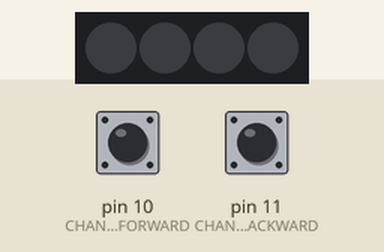
Bench run of a sketch on a simulated Arduino Uno, built with avr-gcc and run on an emulated ATmega328P. On the bench: 4 RGB LEDs in strip order, left to right. Inputs (shaded band) come from the test bench; at power-on: pin 10 (CHANGE_FORWARD) HIGH, pin 11 (CHANGE_BACKWARD) HIGH.

Above: at 1.2 s.
1.3 s: pin 10 (CHANGE_FORWARD) pulled LOW for 0.15 s
At 1.8 s:
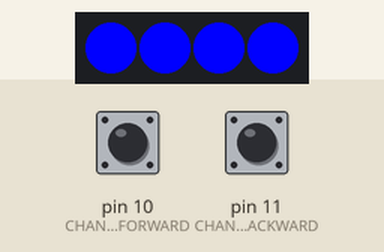
2.9 s: pin 10 (CHANGE_FORWARD) pulled LOW for 1 s
At 4.3 s:
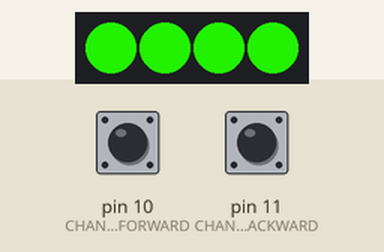
5.4 s: pin 10 (CHANGE_FORWARD) pulled LOW for 0.15 s
At 6.1 s:
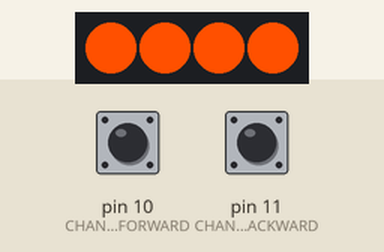
7.0 s: pin 10 (CHANGE_FORWARD) pulled LOW for 3.2 s
At 11.4 s:
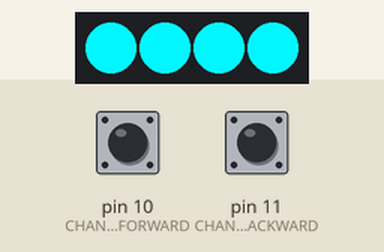
11.7 s: pin 10 (CHANGE_FORWARD) pulled LOW for 0.15 s
At 12.1 s:
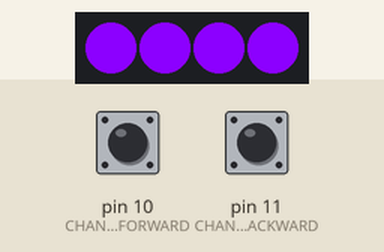
13.3 s: pin 10 (CHANGE_FORWARD) pulled LOW for 1 s
At 14.6 s:
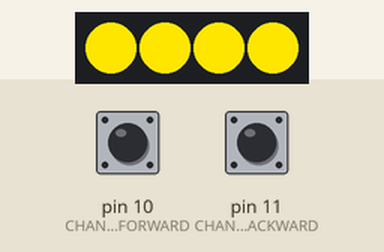
Timing chart, 0 to 16.3 s (numbered marks = the images above; inputs shaded):
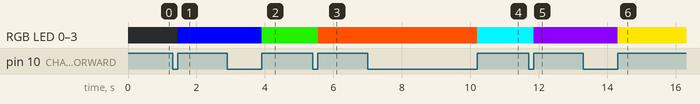

The sketch:

WS2812_i72nd.ino
```cpp
#define CHANGE_FORWARD 10
#define CHANGE_BACKWARD 11

#include <Adafruit_NeoPixel.h>
#ifdef __AVR__
#include <avr/power.h> // Required for 16 MHz Adafruit Trinket
#endif

#define LED_PIN    9

#define LED_COUNT 4

#define DELAY_DEBOUNCE 20000

// Declare our NeoPixel strip object:
Adafruit_NeoPixel strip(LED_COUNT, LED_PIN, NEO_GRB + NEO_KHZ800);

void setup() {
  strip.begin();           // INITIALIZE NeoPixel strip object (REQUIRED)
  strip.show();            // Turn OFF all pixels ASAP
  strip.setBrightness(255); // Set BRIGHTNESS to about 1/5 (max = 255)
  pinMode(CHANGE_FORWARD, INPUT_PULLUP);
  pinMode(CHANGE_BACKWARD, INPUT_PULLUP);
}

// R G B
void loop() {
  static uint8_t color_state = 18;


  while (digitalRead(CHANGE_FORWARD) == LOW) {
    for (int i = 0; i < DELAY_DEBOUNCE; i++);
    while (digitalRead(CHANGE_FORWARD) == LOW);
    if (color_state == 18) {
      color_state = 1;
      break;
    }
    else {
      color_state++;
      break;
    }
  }

  while (digitalRead(CHANGE_BACKWARD) == LOW) {
    for (int i = 0; i < DELAY_DEBOUNCE; i++);
    while (digitalRead(CHANGE_BACKWARD) == LOW);
    if (color_state == 1) {
      color_state = 18;
      break;
    }
    else {
      color_state--;
      break;
    }

  }


  switch (color_state) {
      strip.clear();
    case 1:
      setAllColor(strip.Color(  0,   0, 255)); //1
      break;
    case 2:
      setAllColor(strip.Color(  30,   210, 0)); //2
      break;
    case 3:
      setAllColor(strip.Color(  255,   80, 0)); //3
      break;
    case 4:
      setAllColor(strip.Color(  0,   247, 255)); //4
      break;
    case 5:
      setAllColor(strip.Color(  140,   0, 255)); //5
      break;
    case 6:
      setAllColor(strip.Color(  255,   230, 0)); //6
      break;
    case 7:
      setAllColor(strip.Color(  255,   0, 0)); //7
      break;
    case 8:
      setAllColor(strip.Color(  190,   190, 255)); //8
      break;
    case 9:
      setAllColor(strip.Color(  255,   86, 140)); //9
      break;
    case 10:
      setAllColor(strip.Color(  0,   80, 255)); //10
      break;
    case 11:
      setAllColor(strip.Color(  255,   0, 50)); //100
      break;
    case 12:
      setAllColor(strip.Color(  0,   255, 5)); //1000
      break;
    case 13:
      setAllColor(strip.Color(  255,   100, 200)); //Z 棗
      break;
    case 14:
      setAllColor(strip.Color(  70,   255, 170));    //O 亥
      break;
    case 15:
      setAllColor(strip.Color(  255,   60, 70)); //O 狗丸
      break;
    case 16:
      setAllColor(strip.Color(  255,   130, 150)); //L 御堂
      break;
    case 17 :
      setAllColor(strip.Color(  255,   255, 255)); //WHITE
    case 18 :
      setAllColor(strip.Color(  0,   0, 0)); //OFF
      break;
      strip.show();
  }

}

void setAllColor(uint32_t color) {
  for (int i = 0; i < strip.numPixels(); i++) { // For each pixel in strip...
    strip.setPixelColor(i, color);         //  Set pixel's color (in RAM)
  }
  strip.show();                          //  Update strip to match
}
```

Measured:
- after the input at 1.3 s, RGB LED 0–3: off → RGB(0, 0, 255) after 0.15 s
- after the input at 2.9 s, RGB LED 0–3: RGB(0, 0, 255) → RGB(30, 210, 0) after 1.0 s
- after the input at 5.4 s, RGB LED 0–3: RGB(30, 210, 0) → RGB(255, 80, 0) after 0.15 s
- after the input at 7.0 s, RGB LED 0–3: RGB(255, 80, 0) → RGB(0, 247, 255) after 3.2 s
- after the input at 11.7 s, RGB LED 0–3: RGB(0, 247, 255) → RGB(140, 0, 255) after 0.15 s
- after the input at 13.3 s, RGB LED 0–3: RGB(140, 0, 255) → RGB(255, 230, 0) after 1.0 s
